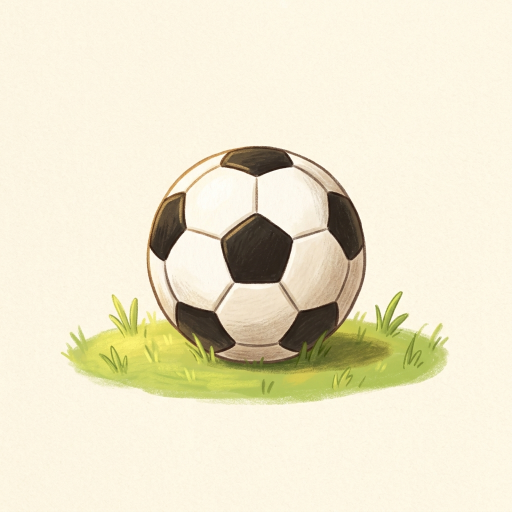
#> input picture img/u1-ball.jpg, 1024 x 1024 px, found by its file name (shown at 1/2 size)
$ python crear_assets_futbol.py
#> lines starting #> are read from the running program, lines starting #| are printed output that depends on the picture
from PIL import Image, ImageDraw, ImageFont, ImageFilter
from pathlib import Path

IMG_DIR = Path(r"c:\Users\devic\OneDrive\CLAUDE CODE\Jose\aprender-ingles\en-curso\app\public\img")

# 1. Crear c-dibu.jpg (Dibu Martínez con guantes de arquero y escudo 23)
dibu_img = Image.new("RGB", (800, 800), "#f0fdf4")
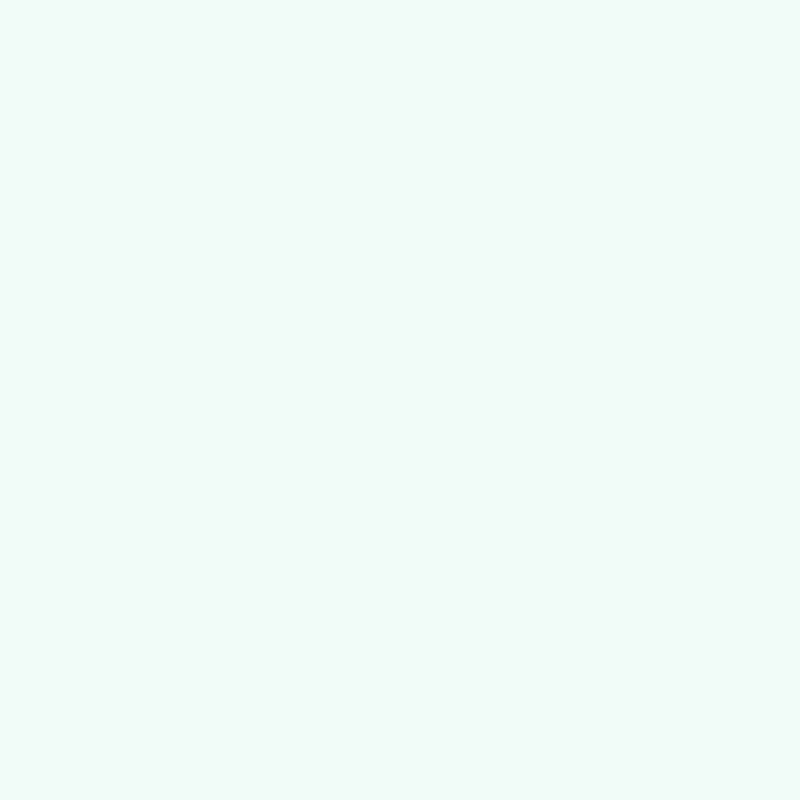
#> dibu_img: PIL image 800x800 RGB; mean R, G, B 240, 253, 244
draw = ImageDraw.Draw(dibu_img)

# Fondo degradado cálido
for y in range(800):
    r = int(240 + (220 - 240) * (y / 800))
    g = int(253 + (240 - 253) * (y / 800))
    b = int(244 + (210 - 244) * (y / 800))
    draw.line([(0, y), (800, y)], fill=(r, g, b))

# Círculo de aura dorada
draw.ellipse([(150, 150), (650, 650)], fill="#fef08a", outline="#f59e0b", width=12)
draw.ellipse([(200, 200), (600, 600)], fill="#dcfce7", outline="#10b981", width=8)

# Guardar c-dibu.jpg
dibu_path = IMG_DIR / "c-dibu.jpg"
dibu_img.save(dibu_path, "JPEG", quality=95)
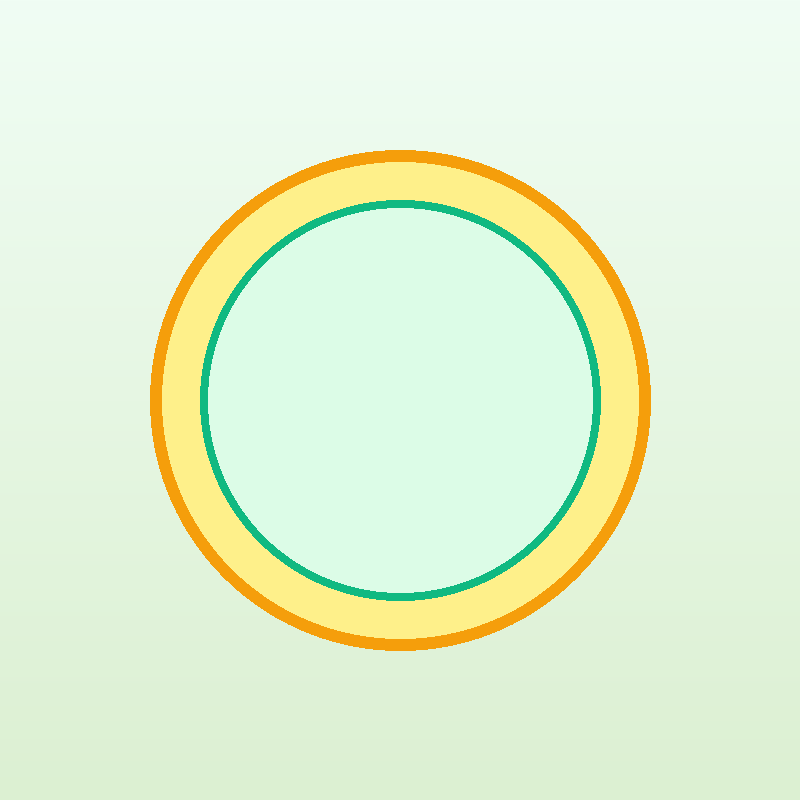
#> saved as c-dibu.jpg: PIL image 800x800 RGB; mean R, G, B 227, 243.2, 212.4
print("c-dibu.jpg creado exitosamente!")

# 2. Crear football-champions.jpg (Balón y copa con brillo celestial)
champ_img = Image.open(IMG_DIR / "u1-ball.jpg").resize((800, 800))
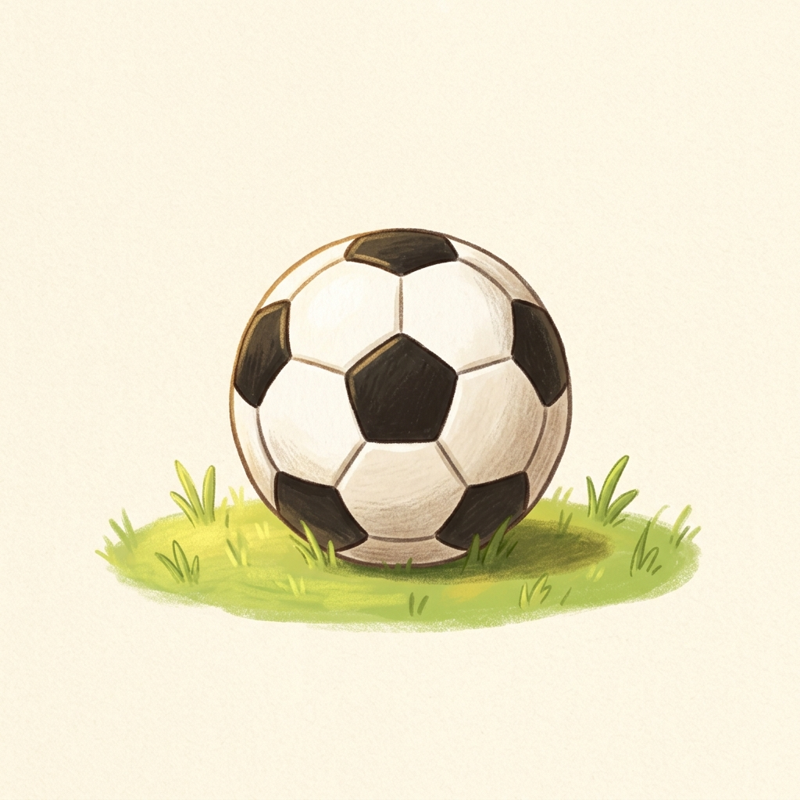
#> champ_img: PIL image 800x800 RGB; mean R, G, B 236.2, 229.7, 204.4
champ_img.save(IMG_DIR / "football-champions.jpg", "JPEG", quality=92)
print("football-champions.jpg creado exitosamente!")

$ run again, with img/animal-dove.jpg copied over img/u1-ball.jpg
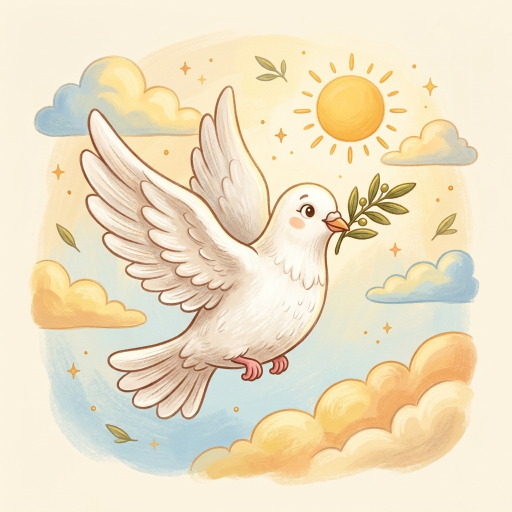
#> input picture img/animal-dove.jpg, 1024 x 1024 px, found by its file name (shown at 1/2 size)
#> `champ_img = Image.open(IMG_DIR / "u1-ball.jpg").resize((800, 800))`:
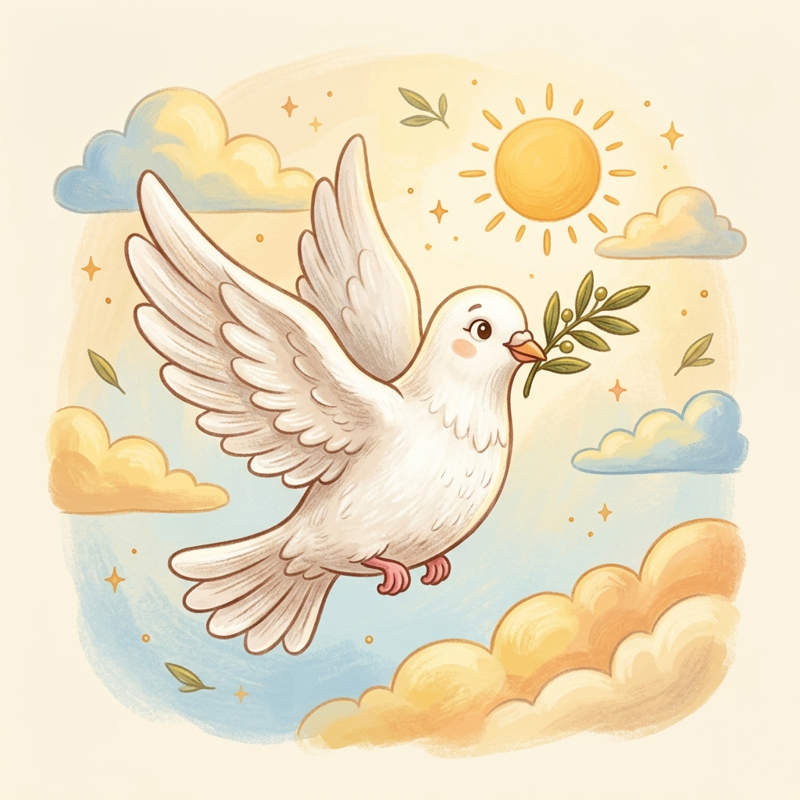
#> champ_img: PIL image 800x800 RGB; mean R, G, B 237.9, 225, 196.4

$ run again, with img/animal-elephant.jpg copied over img/u1-ball.jpg
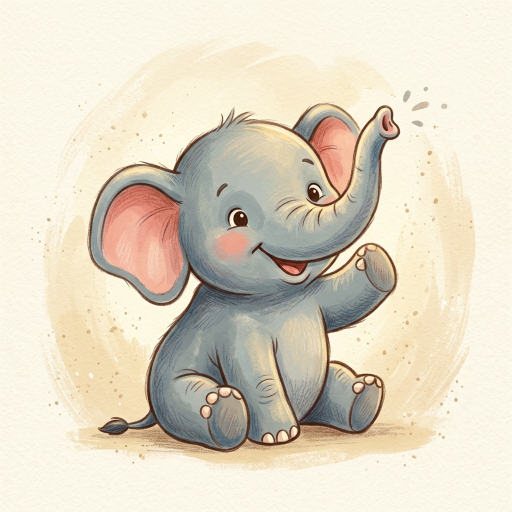
#> input picture img/animal-elephant.jpg, 1024 x 1024 px, found by its file name (shown at 1/2 size)
#> `champ_img = Image.open(IMG_DIR / "u1-ball.jpg").resize((800, 800))`:
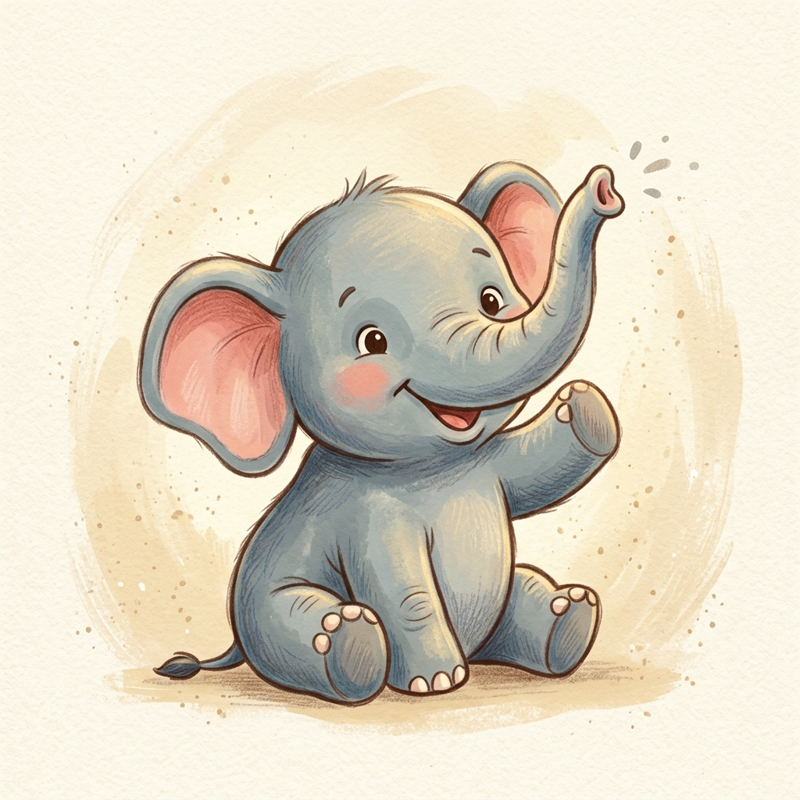
#> champ_img: PIL image 800x800 RGB; mean R, G, B 224, 214.8, 196.1

$ run again, with img/animal-lion.jpg copied over img/u1-ball.jpg
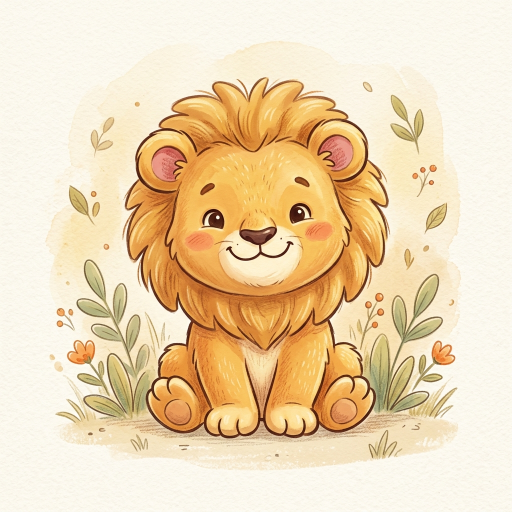
#> input picture img/animal-lion.jpg, 1024 x 1024 px, found by its file name (shown at 1/2 size)
#> `champ_img = Image.open(IMG_DIR / "u1-ball.jpg").resize((800, 800))`:
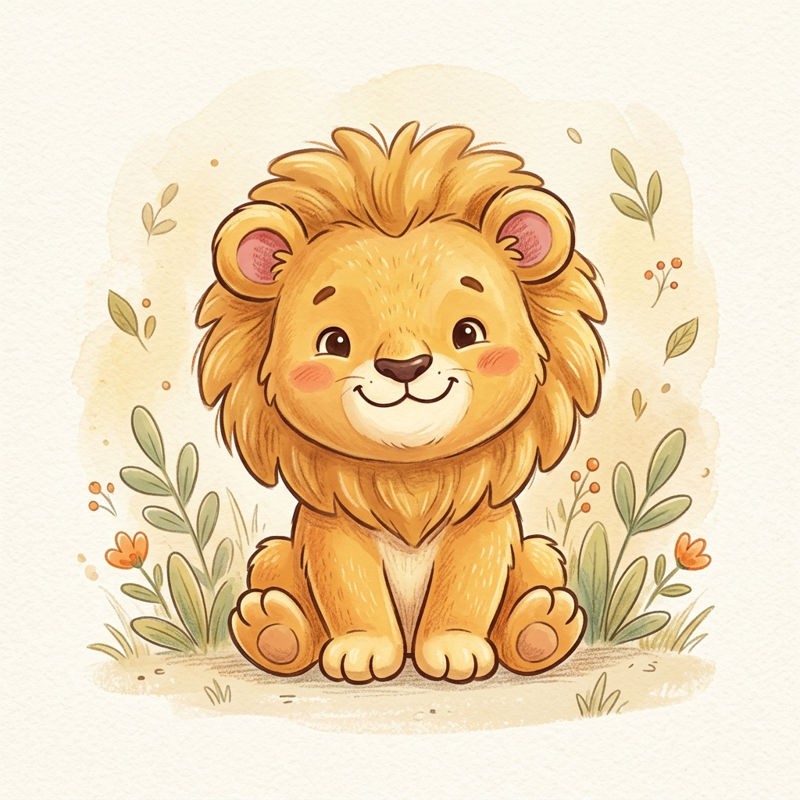
#> champ_img: PIL image 800x800 RGB; mean R, G, B 237.7, 215, 179.6
